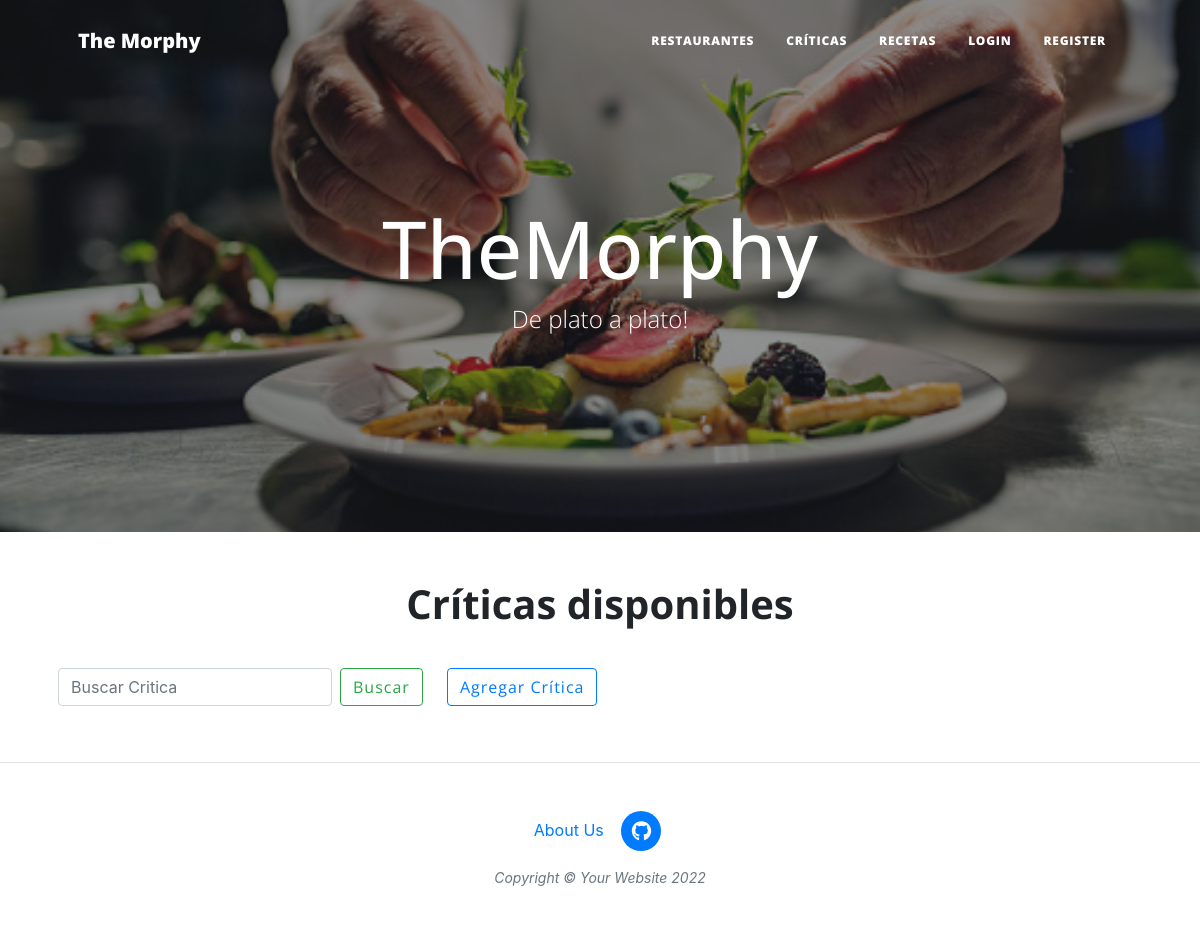
/critica/, run on an earlier commit of the app's database.
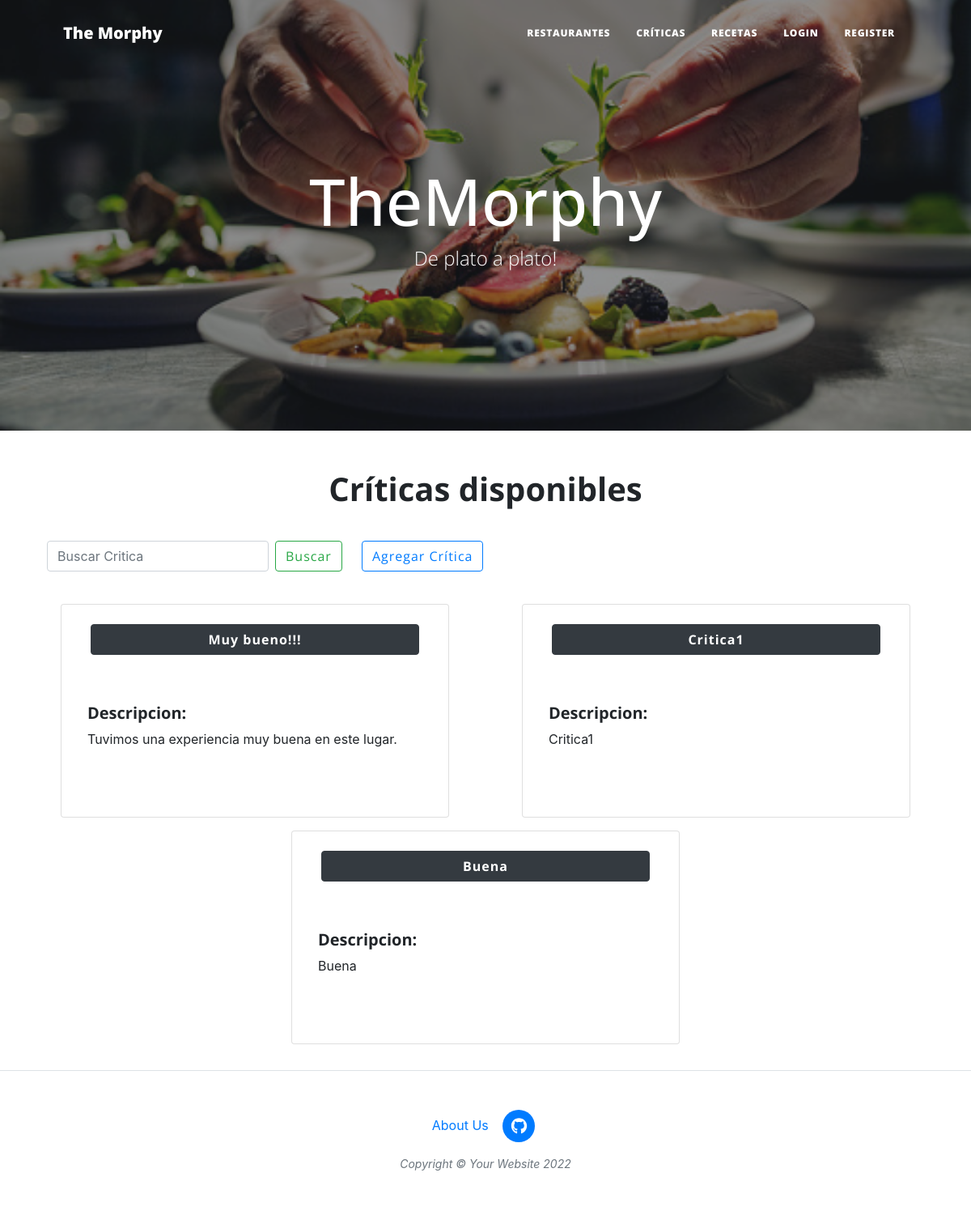
And on a later commit of the database.
### AppFunciones/models.py (models this page shows, shortened)
class Criticas(models.Model):
    titulo = models.CharField(max_length=100)
    descripcion = models.CharField(max_length=1000)

### AppFunciones/views.py (the view)
# urls.py: path("critica/", critica.as_view(), name="critica"),
class critica(ListView):
    model = Criticas
    template_name = 'critica.html'

### AppFunciones/templates/critica.html (shortened to what this page needs)
{% extends "padre.html" %}
{% load static %}
{% block contenidoQueCambia %}
<body>
    <div class="container">
        <div class="row">
            <h1 class="text-center"><b>Críticas disponibles</b></h1>
                <form class="form-inline m-3" action="{% url 'criticas_buscar' %}" method="GET">
                    <input class="form-control" type="text" placeholder="Buscar Critica" aria-label="Search" name = "search">
                    <button class="btn btn-outline-success m-2" type="submit">Buscar</button>
                    <a class="btn btn-outline-primary m-3" href="{% url 'criticas_crear' %}" role="button">Agregar Crítica</a>
                </form>
            {% for critica in object_list %}
                <div class="card m-2 mx-auto" style="width: 30rem;">
                    <a class="btn btn-dark m-4" href="/criticas_detalle/{{critica.id}}/" role="button"><b>{{critica.titulo}}</b></a>
                    <div class="card-body">
                        <p class="card-text"><h5><b>Descripcion:</b></h5> {{critica.descripcion}}</p>
                    </div>
                    <br></br>
                </div>
            {% endfor %}
        </div>
    </div>
    <br>
</body>
{% endblock %}

### AppFunciones/templates/padre.html (shortened to what this page needs)
<!DOCTYPE html>
<html lang="en">
    <head>
        {% load static %}
        <link href="{% static 'css/styles.css'%}" rel="stylesheet" />
        <link rel="stylesheet" href="https://cdn.jsdelivr.net/npm/bootstrap@4.6.1/dist/css/bootstrap.min.css">
    </head>
    <body>
        <nav class="navbar navbar-expand-lg navbar-light" id="mainNav">
            <div class="container px-4 px-lg-5">
                <a class="navbar-brand" href="{% url 'Inicio'%}">The Morphy</a>
                <div class="collapse navbar-collapse" id="navbarResponsive">
                    <ul class="navbar-nav ms-auto py-4 py-lg-0">
                        <li class="nav-item"><a class="nav-link px-lg-3 py-3 py-lg-4" href="{% url 'restaurante' %}">Restaurantes</a></li>
                        <li class="nav-item"><a class="nav-link px-lg-3 py-3 py-lg-4" href="{% url 'critica' %}">Críticas</a></li>
                        <li class="nav-item"><a class="nav-link px-lg-3 py-3 py-lg-4" href="{% url 'ListaRecetas' %}">Recetas</a></li>
                        {% if request.user.is_authenticated %}
                        <li class="nav-item"><a class="nav-link px-lg-3 py-3 py-lg-4" href="{% url 'logout' %}">Logout</a></li>
                        <li class="nav-item"><a class="nav-link px-lg-3 py-3 py-lg-4" href="{% url 'editar_perfil' %}">Perfil</a></li>
                        {% else %}
                        <li class="nav-item"><a class="nav-link px-lg-3 py-3 py-lg-4" href="{% url 'login' %}">Login</a></li>
                        <li class="nav-item"><a class="nav-link px-lg-3 py-3 py-lg-4" href="{% url 'registro' %}">Register</a></li>
                        {% endif %}
                    </ul>
                </div>
            </div>
        </nav>
        <header class="masthead" style="background-image: url(/static/assets/img/istockphoto-1081422898-170667a.jpg)">
            <div class="container position-relative px-4 px-lg-5">
                <div class="row gx-4 gx-lg-5 justify-content-center">
                    <div class="col-md-10 col-lg-8 col-xl-7">
                        <div class="site-heading">
                            <h1>TheMorphy</h1>
                            <span class="subheading">De plato a plato!</span>
                        </div>
                    </div>
                </div>
            </div>
        </header>
        {% block contenidoQueCambia %}
        {% endblock %}
        <footer class="border-top">
            <div class="container px-4 px-lg-5">
                <div class="row gx-4 gx-lg-5 justify-content-center">
                    <div class="col-md-10 col-lg-8 col-xl-7">
                        <ul class="list-inline text-center">
                            <li class="list-inline-item">
                                <a href="https://vinomanos.com/wp-content/uploads/2020/05/receta-de-pastel-de-papas.jpg">About Us
                                </a>
                            </li>
                            <li class="list-inline-item">
                                <a href="https://github.com/faustomon/TheMorphy">
                                    <span class="fa-stack fa-lg">
                                        <i class="fas fa-circle fa-stack-2x"></i>
                                        <i class="fab fa-github fa-stack-1x fa-inverse"></i>
                                    </span>
                                </a>
                            </li>
                        </ul>
                        <div class="small text-center text-muted fst-italic">Copyright &copy; Your Website 2022</div>
                    </div>
                </div>
            </div>
        </footer>
    </body>
</html>

What changed in the data, as far as the page shows it:
added Criticas: titulo "Muy bueno!!!", descripcion "Tuvimos una experiencia muy buena en este lugar."
added Criticas: titulo "Critica1", descripcion "Critica1"
added Criticas: titulo "Buena", descripcion "Buena"
